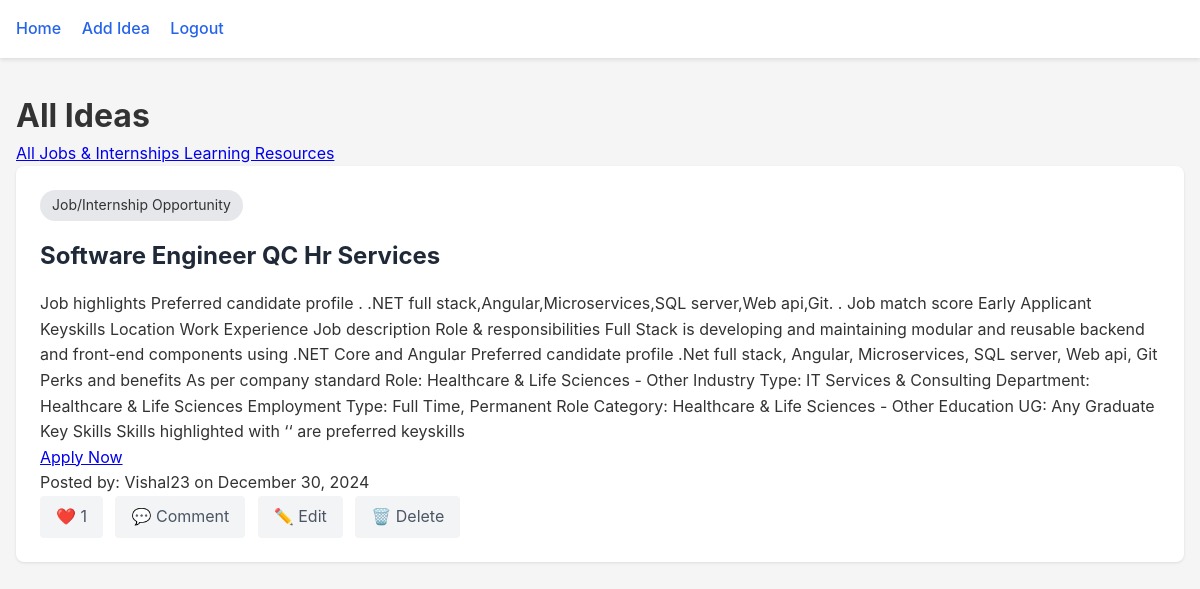
/ideas/ (signed in), run on the app's committed database.
### ideas/models.py (models this page shows, shortened)
class Idea(models.Model):
    CATEGORY_CHOICES = [
        ('job', 'Job/Internship Opportunity'),
        ('resource', 'Learning Resource/Tool')
    ]
    user = models.ForeignKey(User, on_delete=models.CASCADE)
    category = models.CharField(max_length=20, choices=CATEGORY_CHOICES, default='resource')
    title = models.CharField(max_length=200, blank=True, null=True)
    description = models.TextField(blank=True, null=True)
    image_url = models.URLField(blank=True, null=True)
    company_name = models.CharField(max_length=100, blank=True, null=True)
    location = models.CharField(max_length=100, blank=True, null=True)
    application_url = models.URLField(blank=True, null=True)
    created_at = models.DateTimeField(auto_now_add=True)

### ideas/views.py (the view)
# urls.py: path('', views.idea_list, name='idea_list'),
def idea_list(request):
    category = request.GET.get('category', '')
    if category:
        ideas = Idea.objects.filter(category=category).order_by('-created_at')
    else:
        ideas = Idea.objects.all().order_by('-created_at')
    return render(request, 'ideas/idea_list.html', {'ideas': ideas, 'current_category': category})

### ideas/templates/ideas/idea_list.html (shortened to what this page needs)
{% extends 'base.html' %}
{% block content %}
<h1>All Ideas</h1>
<div class="category-filters">
    <a href="{% url 'idea_list' %}" class="category-button {% if not current_category %}active{% endif %}">
        All
    </a>
    <a href="{% url 'idea_list' %}?category=job" class="category-button {% if current_category == 'job' %}active{% endif %}">
        Jobs & Internships
    </a>
    <a href="{% url 'idea_list' %}?category=resource" class="category-button {% if current_category == 'resource' %}active{% endif %}">
        Learning Resources
    </a>
</div>
{% for idea in ideas %}
    <div class="idea">
        <div class="idea-category">{{ idea.get_category_display }}</div>
        <h2>{{ idea.title|default:"Untitled" }}</h2>
        <p>{{ idea.description }}</p>
        {% if idea.application_url %}
            <a href="{{ idea.application_url }}" class="apply-button" target="_blank">Apply Now</a>
        {% endif %}
        <div class="idea-meta">
            <p>Posted by: {{ idea.user.username }} on {{ idea.created_at|date:"F j, Y" }}</p>
            <div class="idea-actions">
                <a href="{% url 'like_idea' idea.id %}" class="action-button">
                    ❤️ {{ idea.likes.count }}
                </a>
                <a href="{% url 'comment_idea' idea.id %}" class="action-button">
                    💬 Comment
                </a>
                {% if idea.user == user %}
                    <a href="{% url 'edit_idea' idea.id %}" class="action-button">✏️ Edit</a>
                    <a href="{% url 'delete_idea' idea.id %}" class="action-button">🗑️ Delete</a>
                {% endif %}
            </div>
        </div>
    </div>
{% empty %}
    <p class="no-ideas">No ideas yet. <a href="{% url 'create_idea' %}">Add one!</a></p>
{% endfor %}
{% endblock %}

### ideas/static/css/styles.css (style rules this page uses)
* { margin: 0; padding: 0; box-sizing: border-box; }
body { font-family: 'Inter', -apple-system, BlinkMacSystemFont, sans-serif; line-height: 1.6; color: #333; background-color: #f5f5f5; }
.idea { background: white; border-radius: 8px; padding: 1.5rem; margin-bottom: 1.5rem; box-shadow: 0 1px 3px rgba(0,0,0,0.1); }
.idea-category { display: inline-block; padding: 0.25rem 0.75rem; background-color: #e5e7eb; border-radius: 9999px; font-size: 0.875rem; margin-bottom: 1rem; }
.idea h2 { margin-bottom: 1rem; color: #1f2937; }
.action-button { display: inline-flex; align-items: center; gap: 0.5rem; padding: 0.5rem 1rem; background-color: #f3f4f6; color: #4b5563; border-radius: 4px; text-decoration: none; margin-right: 0.5rem; transition: background-color 0.3s ease; }

### data on the page
Idea: category "Job/Internship Opportunity", title "Software Engineer QC Hr Services", description "Job highlights Preferred candidate profile . .NET full stack,Angular,Microservices,SQL server,Web api,Git. . Job match score Early Applicant Keyskills Location Work Experience Job description Role & responsibilities Full Stack is developing and maintaining modular and reusable backend and front-end components using .NET Core and Angular Preferred candidate profile .Net full stack, Angular, Microservices, SQL server, Web api, Git Perks and benefits As per company standard Role: Healthcare & Life Sciences - Other Industry Type: IT Services & Consulting Department: Healthcare & Life Sciences Employment Type: Full Time, Permanent Role Category: Healthcare & Life Sciences - Other Education UG:…", user.username "Vishal23", created_at "December 30, 2024", likes.count "1", shows "✏️ Edit"
